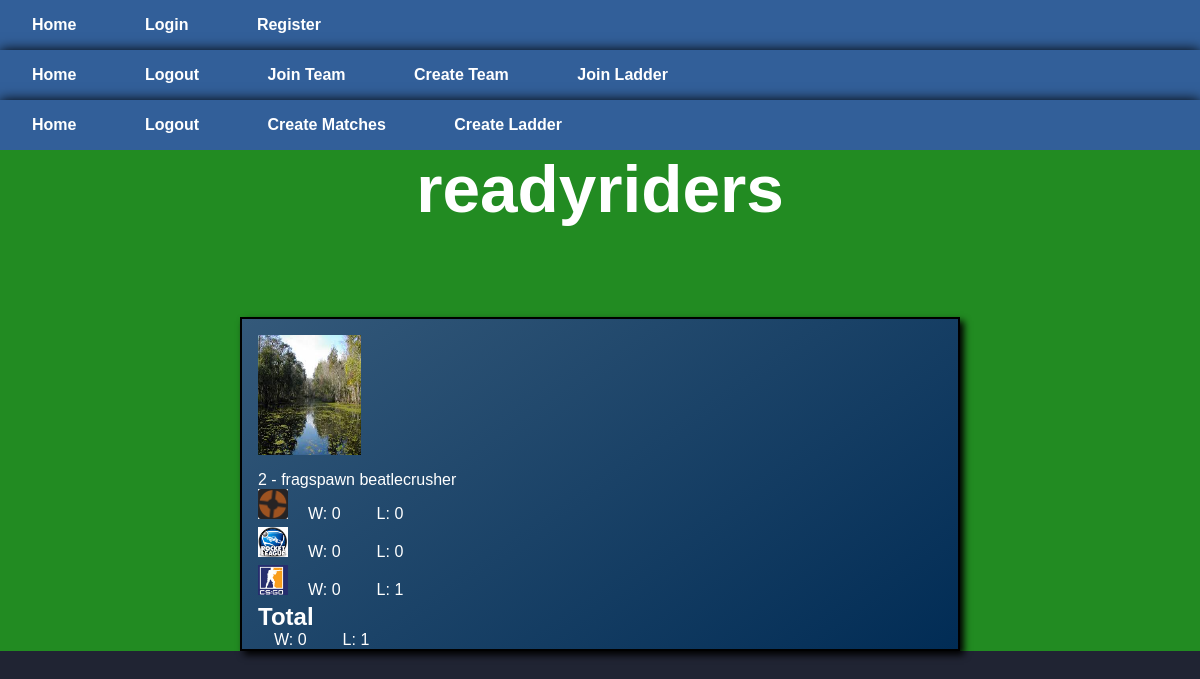
/teamcard.php?teamid=2, run on the app's committed database.
### tables this page shows
CREATE TABLE `team` (
  `id` int(11) NOT NULL,
  `team_name` varchar(24) NOT NULL,
  `color` varchar(16) NOT NULL,
  `image` varchar(256) NOT NULL
);

CREATE TABLE `player` (
  `id` int(11) NOT NULL,
  `name` varchar(24) NOT NULL,
  `pass` varchar(255) NOT NULL,
  `seated_loc` varchar(24) NOT NULL,
  `team_id` int(11) NOT NULL,
  `user_privileges` varchar(1) NOT NULL DEFAULT '0'
);

CREATE TABLE `ladder` (
  `id` int(11) NOT NULL,
  `game` varchar(32) NOT NULL,
  `description` text NOT NULL,
  `players` tinyint(4) NOT NULL,
  `start_time` timestamp NOT NULL DEFAULT CURRENT_TIMESTAMP ON UPDATE CURRENT_TIMESTAMP,
  `color` varchar(16) NOT NULL,
  `image` varchar(256) NOT NULL
);

### teamcard.php (the view, shortened to what this page needs)
<?php
    $conn = dbconnect();
    $getTotalTeamWins = "SELECT count(*) AS total_win
        FROM played_match
        WHERE (team_a_id = " . (int)$_GET['teamid'] . " OR team_b_id = " . (int)$_GET['teamid'] . ") AND
            winning_team_id = " . (int)$_GET['teamid'];
    $stmt = $conn->prepare($getTotalTeamWins);
    $stmt->execute();
    $total_wins = $stmt->fetch(PDO::FETCH_ASSOC);
    $total_wins = $total_wins['total_win'];
    $getTotalTeamLosses = "SELECT count(*) AS total_loss
        FROM played_match
        WHERE (team_a_id = " . (int)$_GET['teamid'] . " OR team_b_id = " . (int)$_GET['teamid'] . ") AND
            losing_team_id = " . (int)$_GET['teamid'];
    $stmt = $conn->prepare($getTotalTeamLosses);
    $stmt->execute();
    $total_loss = $stmt->fetch(PDO::FETCH_ASSOC);
    $total_loss = $total_loss['total_loss'];
    $getTeamDetails = "SELECT * FROM team WHERE id = " . (int)$_GET['teamid'];
    $stmt = $conn->prepare($getTeamDetails);
    $stmt->execute();
    $team_details = $stmt->fetch(PDO::FETCH_ASSOC);
    $getLadders = "SELECT * FROM ladder";
    $stmt = $conn->prepare($getLadders);
    $stmt->execute();
    $ladders = $stmt->fetchAll(PDO::FETCH_ASSOC);
    $getTeamMembers = "SELECT player.name
        FROM player, team
        WHERE team.id = " . (int)$_GET['teamid'] . " AND
        team.id = player.team_id;";
    $stmt = $conn->prepare($getTeamMembers);
    $stmt->execute();
    $members = $stmt->fetchAll(PDO::FETCH_ASSOC);
?>
<!DOCTYPE html>
<html lang="en">
<head>
  <link rel="stylesheet" href="css/style.css" type="text/css">
</head>
<body>
  <nav class="navbar_anon">
    <p><a href="index.php">Home</a></p>
    <p><a href="login.php">Login</a></p>
    <p><a href="register.php">Register</a></p>
  </nav>
  <nav class="navbar_player">
    <p><a href="index.php">Home</a></p>
    <p>Logout</p>
    <p>Join Team</p>
    <p>Create Team</p>
    <p>Join Ladder</p>
  </nav>
  <nav class="navbar_admin">
    <p><a href="index.php">Home</a></p>
    <p>Logout</p>
    <p>Create Matches</p>
    <p>Create Ladder</p>
  </nav>
  <section class="container" style="background-color: <?php echo $team_details['color']; ?>">
    <div class="title">
    <h1><?php echo $team_details['team_name']; ?></h1></div>
    <div class="detailedteamcard">
      <div class="teamcard">
      <img src="img/<?php echo $team_details['image'] ?>" height="64" width="64" alt="teams logo">
        <p><?php echo count($members) . ' - '; foreach($members as $member) { echo $member['name'] . ' '; } ?></p>
        <div class="teamstats">
<?php
    foreach ($ladders as $ladder) {
        $ladderLoss = "SELECT count(*) AS loss
            FROM played_match
            WHERE ladder_id = " . $ladder['id'] . " AND
            losing_team_id = " . (int)$_GET['teamid'];
            $stmt = $conn->prepare($ladderLoss);
            $stmt->execute();
            $losses = $stmt->fetch(PDO::FETCH_ASSOC);
        $ladderWins = "SELECT count(*) AS win
            FROM played_match
            WHERE ladder_id = " . $ladder['id'] . " AND
            winning_team_id = " . (int)$_GET['teamid'];
            $stmt = $conn->prepare($ladderWins);
            $stmt->execute();
            $wins = $stmt->fetch(PDO::FETCH_ASSOC);
?>
          <div>
            <img src="img/<?php echo $ladder['image']; ?>" alt="TF2 Logo">
            <p>W: <?php echo $wins['win'] ?></p>
            <p>L: <?php echo $losses['loss'] ?></p>
          </div>
<?php } ?>
          <div class="totalstats">
            <h2>Total</h2>
            <p>W: <?php echo $total_wins; ?></p>
            <p>L: <?php echo $total_loss; ?></p>
          </div>
        </div>
      </div>
    </div>
  </section>
</body>
</html>

### css/style.css (style rules this page uses)
* { border: 0; padding: 0; margin: 0; box-sizing: border-box; color: white; }
body { background-color: rgb(32, 36, 51); }
p, h1, h2 { font-family: Verdana, Geneva, Tahoma, sans-serif; color: white; }
a { color: white; text-decoration: none; }
h1, h2 { font-weight: bold; }
.title { font-size: 45px; margin-bottom: 2em; text-align: center; overflow: hidden; }
.teamcard { width: 60%; margin: 1em auto 1em auto; padding: 1em; background-color: rgb(118, 137, 202); background: linear-gradient(145deg, rgb(52, 89, 122), rgb(1, 44, 85)); border: black 2px solid; box-shadow: 4px 4px 7px black; overflow: hidden; }
.teamcard img { display: inline-block; width: 15%; height: 15%; }
.teamcard p { margin-top: 1em; }
.totalstats { height: 30px; }
.teamstats img { width: 30px; height: 30px; }
.teamstats p { margin: 0 1em 0.25em 1em; display: inline-block; }
nav { background-color: rgb(50, 95, 153); font-family: Verdana, Geneva, Tahoma, sans-serif; font-weight: bold; box-shadow: black 0px 0px 12px; }
nav p { display: inline-block; margin: 1em 2em 1em 2em; }

### data on the page
team: team_name "readyriders", image (picture)
player: name "fragspawn"
player: name "beatlecrusher"
ladder: image (picture), win "0", loss "0"
ladder: image (picture), win "0", loss "0"
ladder: shows a picture, win "0", loss "1"

### other printed values
count($members) "2"
$total_wins "0"
$total_loss "1"
